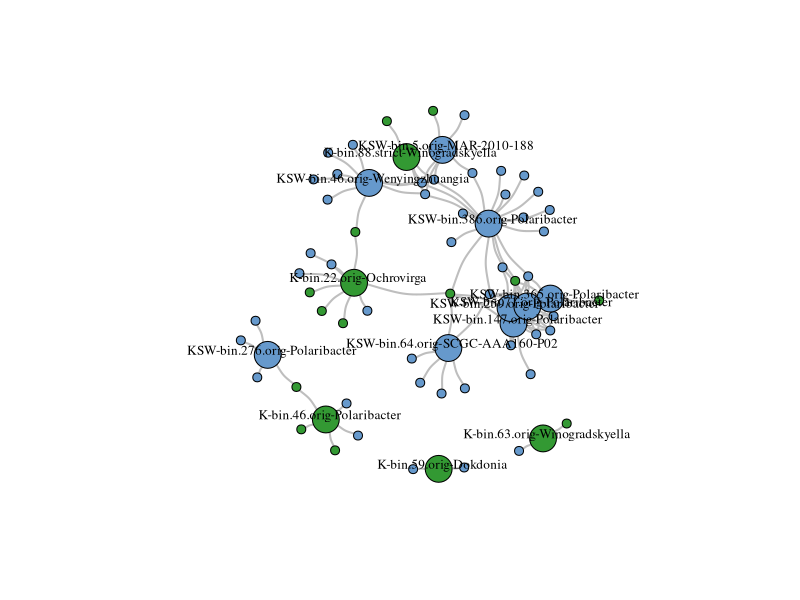

Source code (R):
library("igraph")
network <- read.table("Flavobacteriaceae_network.txt", header=T, sep="\t", comment.char="", stringsAsFactors=F)
nodes <- read.table("Flavobacteriaceae_annotation.txt", header=T, sep="\t", comment.char="", stringsAsFactors=F)

g <- graph_from_data_frame(network, directed=T, vertices=nodes)


g <- simplify(g, remove.multiple = T, remove.loops = T) 

plot(g,  layout = layout_with_fr(g, niter = 10000), 
     vertex.shape='circle',                     
     vertex.size = nodes$size * 5,                   
     vertex.color= nodes$color,                      
     vertex.label = nodes$genus,                    
     vertex.label.cex=0.8,                          
     vertex.label.color='black',                     
     vertex.label.dist=0.4,                         
     edge.arrow.size=0,                              
     edge.width = 2,                              
     edge.curved = 0.2,                             
     edge.color="gray",                           
     )
